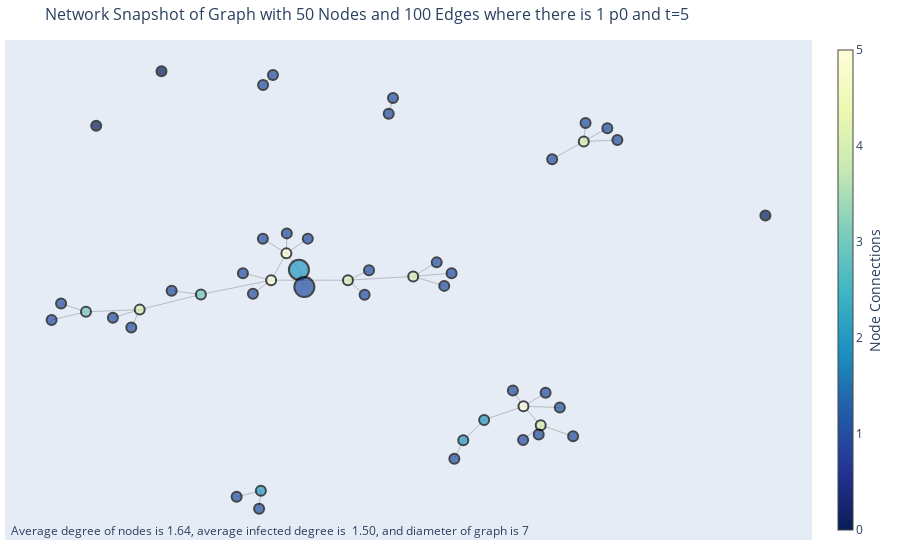

Write notebook code for a chart like this one.
### Markdown cell above
## Graph Visualization

### Code cell
G = nx.from_numpy_matrix(graphs[-1])
# G = nx.gnm_random_graph(NUM_NODES, NUM_EDGES)
edge_x = []
edge_y = []
positions = nx.spring_layout(G)
for edge in G.edges():
    x0, y0 = positions[edge[0]]
    x1, y1 = positions[edge[1]]
    edge_x.append(x0)
    edge_x.append(x1)
    edge_x.append(None)
    edge_y.append(y0)
    edge_y.append(y1)
    edge_y.append(None)


edge_trace = go.Scatter(
    x=edge_x, y=edge_y,
    line=dict(width=0.5, color='#888'),
    hoverinfo='none',
    mode='lines')

node_x = []
node_y = []
for node in G.nodes():
    x, y = positions[node]
    node_x.append(x)
    node_y.append(y)

node_trace = go.Scatter(
    x=node_x, y=node_y,
    mode='markers',
    hoverinfo='text',
    marker=dict(
        showscale=True,
        # colorscale options
        #'Greys' | 'YlGnBu' | 'Greens' | 'YlOrRd' | 'Bluered' | 'RdBu' |
        #'Reds' | 'Blues' | 'Picnic' | 'Rainbow' | 'Portland' | 'Jet' |
        #'Hot' | 'Blackbody' | 'Earth' | 'Electric' | 'Viridis' |
        colorscale='YlGnBu',
        reversescale=True,
        color=[],
        size=[],
        # size = 10,
        colorbar=dict(
            thickness=15,
            title='Node Connections',
            xanchor='left',
            titleside='right'
        ),
        line=dict(
            color='Black',
            width=2
        )))

node_adjacencies = []
node_text = []
for node, adjacencies in enumerate(G.adjacency()):
    node_adjacencies.append(len(adjacencies[1]))
    node_text.append('# of connections: '+str(len(adjacencies[1])))
avg_degree = {
    0: np.average([adj for i, adj in enumerate(node_adjacencies) if not nodes_statuses[-1,i,-1]]),
    1: np.average([adj for i, adj in enumerate(node_adjacencies) if nodes_statuses[-1,i,-1]]),
}

node_trace.marker.color = node_adjacencies
node_trace.marker.size = [20 if nodes_statuses[-1,i,-1] else 10 for i in range(NUM_NODES)]
node_trace.text = node_text

fig = go.Figure(data=[edge_trace, node_trace],
            layout=go.Layout(
                title=f'Network Snapshot of Graph with {NUM_NODES} Nodes and {NUM_EDGES} Edges where there is 1 p0 and t=5',
                titlefont_size=16,
                showlegend=False,
                hovermode='closest',
                margin=dict(b=20,l=5,r=5,t=40),
                annotations=[ dict(
                    text=f'Average degree of nodes is {avg_degree[2]}, average infected degree is  {avg_degree[1]:2.2f}, and diameter of graph is {nx.diameter(max([G.subgraph(c).copy() for c in nx.connected_components(G)], key=len))}',
                    showarrow=False,
                    xref="paper", yref="paper",
                    x=0.005, y=-0.002 ), ],
                    
                xaxis=dict(showgrid=False, zeroline=False, showticklabels=False),
                yaxis=dict(showgrid=False, zeroline=False, showticklabels=False))
                )
fig.show()

### Figure 1 — Plotly figure (JSON) as saved in the notebook; plotly's stock layout.template omitted (floating-point values rounded to 4 significant figures)
{"data": [{"hoverinfo": "none", "line": {"color": "#888", "width": 0.5}, "mode": "lines", "type": "scatter", "x": [-0.1851, -0.2228, null, -0.1851, -0.184, null, -0.1851, -0.154, null, -0.1851, -0.1321, null, -0.1851, -0.2432, null, 0.5507, 0.5551, null, 0.5507, 0.4724, null, 0.5507, 0.6338, null, 0.5507, 0.609, null, -0.2228, -0.3965, null, -0.2228, -0.03278, null, -0.2228, -0.2678, null, -0.2228, -0.2926, null, -0.3965, -0.5479, null, -0.3965, -0.4689, null, 0.4442, 0.4015, null, 0.4442, 0.4006, null, 0.4442, 0.5243, null, 0.4442, 0.4392, null, 0.4015, 0.3041, null, 0.4015, 0.4562, null, 0.4015, 0.4914, null, 0.4015, 0.3753, null, -0.5479, -0.6809, null, -0.5479, -0.5687, null, -0.5479, -0.6143, null, -0.6809, -0.7424, null, -0.6809, -0.7659, null, -0.2482, -0.3081, null, -0.2482, -0.2525, null, 0.06806, 0.07869, null, -0.03278, 0.1287, null, -0.03278, 0.01935, null, -0.03278, 0.008448, null, 0.1287, 0.1868, null, 0.1287, 0.2236, null, 0.1287, 0.2055, null, 0.3041, 0.2525, null, -0.2427, -0.2182, null, 0.2525, 0.2305, null, -0.154, -0.1406, null], "y": [0.1562, 0.0359, null, 0.1562, 0.2458, null, 0.1562, 0.08272, null, 0.1562, 0.2223, null, 0.1562, 0.222, null, 0.658, 0.7401, null, 0.658, 0.5785, null, 0.658, 0.6639, null, 0.658, 0.7173, null, 0.0359, -0.02787, null, 0.0359, 0.0358, null, 0.0359, -0.0245, null, 0.0359, 0.06749, null, -0.02787, -0.09596, null, -0.02787, -0.01133, null, -0.6139, -0.5294, null, -0.6139, -0.6803, null, -0.6139, -0.6637, null, -0.6139, -0.6556, null, -0.5294, -0.5903, null, -0.5294, -0.4686, null, -0.5294, -0.5346, null, -0.5294, -0.4587, null, -0.09596, -0.1059, null, -0.09596, -0.1766, null, -0.09596, -0.1321, null, -0.1059, -0.06822, null, -0.1059, -0.1424, null, -0.9081, -0.9351, null, -0.9081, -0.9886, null, 0.7825, 0.8521, null, 0.0358, 0.05301, null, 0.0358, 0.08059, null, 0.0358, -0.02924, null, 0.05301, 0.1158, null, 0.05301, 0.06726, null, 0.05301, 0.01045, null, -0.5903, -0.682, null, 0.9109, 0.9557, null, -0.682, -0.7641, null, 0.08272, 0.00531, null]}, {"hoverinfo": "text", "marker": {"color": [5, 4, 5, 3, 4, 5, 4, 3, 2, 1, 4, 4, 2, 1, 1, 1, 0, 1, 1, 1, 0, 1, 1, 1, 2, 1, 1, 0, 1, 2, 1, 1, 1, 1, 1, 1, 1, 1, 1, 1, 1, 1, 1, 1, 1, 1, 1, 1, 1, 1], "colorbar": {"thickness": 15, "title": {"side": "right", "text": "Node Connections"}, "xanchor": "left"}, "colorscale": [[0, "rgb(255,255,217)"], [0.125, "rgb(237,248,177)"], [0.25, "rgb(199,233,180)"], [0.375, "rgb(127,205,187)"], [0.5, "rgb(65,182,196)"], [0.625, "rgb(29,145,192)"], [0.75, "rgb(34,94,168)"], [0.875, "rgb(37,52,148)"], [1, "rgb(8,29,88)"]], "line": {"color": "Black", "width": 2}, "reversescale": true, "showscale": true, "size": [10, 10, 10, 10, 10, 10, 10, 10, 10, 10, 10, 10, 10, 10, 10, 10, 10, 10, 10, 10, 10, 10, 10, 10, 10, 10, 10, 10, 10, 20, 10, 10, 10, 10, 10, 10, 10, 10, 10, 10, 10, 10, 10, 20, 10, 10, 10, 10, 10, 10]}, "mode": "markers", "text": ["# of connections: 5", "# of connections: 4", "# of connections: 5", "# of connections: 3", "# of connections: 4", "# of connections: 5", "# of connections: 4", "# of connections: 3", "# of connections: 2", "# of connections: 1", "# of connections: 4", "# of connections: 4", "# of connections: 2", "# of connections: 1", "# of connections: 1", "# of connections: 1", "# of connections: 0", "# of connections: 1", "# of connections: 1", "# of connections: 1", "# of connections: 0", "# of connections: 1", "# of connections: 1", "# of connections: 1", "# of connections: 2", "# of connections: 1", "# of connections: 1", "# of connections: 0", "# of connections: 1", "# of connections: 2", "# of connections: 1", "# of connections: 1", "# of connections: 1", "# of connections: 1", "# of connections: 1", "# of connections: 1", "# of connections: 1", "# of connections: 1", "# of connections: 1", "# of connections: 1", "# of connections: 1", "# of connections: 1", "# of connections: 1", "# of connections: 1", "# of connections: 1", "# of connections: 1", "# of connections: 1", "# of connections: 1", "# of connections: 1", "# of connections: 1"], "type": "scatter", "x": [-0.1851, 0.5507, -0.2228, -0.3965, 0.4442, 0.4015, -0.5479, -0.6809, -0.2482, 0.06806, -0.03278, 0.1287, 0.3041, 0.1868, -0.2427, 0.5551, -0.6556, -0.184, 0.4562, 0.4914, -0.4941, 0.4724, 0.2236, -0.5687, 0.2525, 0.6338, 0.3753, 1, 0.01935, -0.154, 0.07869, -0.3081, 0.4006, -0.1321, -0.2182, 0.2305, 0.5243, 0.2055, -0.2678, 0.609, -0.4689, -0.2432, -0.2525, -0.1406, 0.4392, -0.2926, -0.7424, -0.6143, 0.008448, -0.7659], "y": [0.1562, 0.658, 0.0359, -0.02787, -0.6139, -0.5294, -0.09596, -0.1059, -0.9081, 0.7825, 0.0358, 0.05301, -0.5903, 0.1158, 0.9109, 0.7401, 0.7284, 0.2458, -0.4686, -0.5346, 0.9726, 0.5785, 0.06726, -0.1766, -0.682, 0.6639, -0.4587, 0.3264, 0.08059, 0.08272, 0.8521, -0.9351, -0.6803, 0.2223, 0.9557, -0.7641, -0.6637, 0.01045, -0.0245, 0.7173, -0.01133, 0.222, -0.9886, 0.00531, -0.6556, 0.06749, -0.06822, -0.1321, -0.02924, -0.1424]}], "layout": {"annotations": [{"showarrow": false, "text": "Average degree of nodes is 1.64, average infected degree is  1.50, and diameter of graph is 7", "x": 0.005, "xref": "paper", "y": -0.002, "yref": "paper"}], "hovermode": "closest", "margin": {"b": 20, "l": 5, "r": 5, "t": 40}, "showlegend": false, "title": {"font": {"size": 16}, "text": "Network Snapshot of Graph with 50 Nodes and 100 Edges where there is 1 p0 and t=5"}, "xaxis": {"showgrid": false, "showticklabels": false, "zeroline": false}, "yaxis": {"showgrid": false, "showticklabels": false, "zeroline": false}}}
